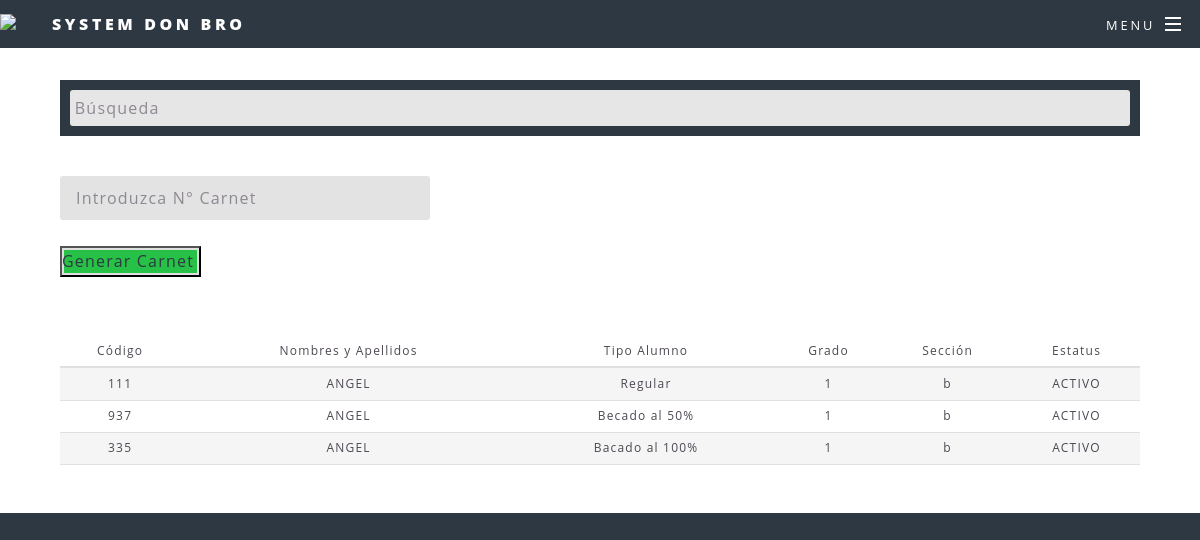
/Pantalla_carnet.php, run on the app's committed database.
### tables this page shows
CREATE TABLE `alumnos` (
  `id` int(10) NOT NULL,
  `nombre` varchar(50) DEFAULT NULL,
  `beca_id` tinyint(4) DEFAULT NULL,
  `celular` varchar(50) DEFAULT NULL,
  `seccion` varchar(10) DEFAULT NULL,
  `grado` varchar(10) DEFAULT NULL,
  `codigo` varchar(10) DEFAULT NULL,
  `observacion` text NOT NULL,
  `credito_comida` int(10) NOT NULL,
  `estatus` varchar(50) DEFAULT NULL
);

CREATE TABLE `becas` (
  `id` tinyint(3) NOT NULL,
  `nombre` varchar(50) NOT NULL,
  `precio_comida` double NOT NULL
);

### Pantalla_carnet.php (the view, shortened to what this page needs)
<?php
  $conexion=mysqli_connect('localhost','root','','servidor.cobro');
  $sql="SELECT a.codigo,a.nombre,b.nombre,a.grado,a.seccion,a.estatus
FROM alumnos a
INNER JOIN becas b ON a.beca_id=b.id
 ORDER BY grado ASC ,seccion ASC
 ";
  $stmt1 = mysqli_query($conexion, $sql);
?>
<!DOCTYPE HTML>
<html>
	<head>
		<link rel="stylesheet" href="assets/css/main.css" />
      </head>
	<body>
	   <div id="page-wrapper">
            <header id="header">
				<img name="imagen" src="images/logo.png" >
						<h1><a href="">System Don BRO</a></h1>
						<nav id="nav">
							<ul>
								<li class="special">
									<a href="#menu" class="menuToggle"><span>Menu</span></a>
								</li>
							</ul>
						</nav>
					</header>
					<article id="main">
						<section class="wrapper style5">
                         <div class="inner">
								<section>
									<h4 style="text-align: center;">Datos Iniciales</h4>
								<center>
                                     <div  onkeyup="saltar(event,'name')" class="derecha" id="buscar"><input  maxlength="20" type="search" class="light-table-filter" data-table="order-table" placeholder="Búsqueda "></div>
                                </center>
  	                                  <form method="post" action="Imprimir_Carnet.php">
										<div class="row uniform">
											<div class="8u 12u$(xsmall)">
												<input type="text"
												       name="name"
												       id="name"
												       value=""
												       placeholder="Introduzca N° Carnet "
												       maxlength="3" pattern="([0-9]{3,3})"
												       required oninput="validacion(this)"
												       onkeyup="saltar(event,'boton_8')"/>
											</div>
										   </div>
										   <br/>
										 <div class="12u$">
												<ul class="actions" style="text-align: left" >
												<li><input id="boton_8"
													       style="text-align:center"
													       name="boton_8"
													       type="button"
													       value="Generar Carnet "
													       class="principal"
													      ></li>
                                                </ul>
										</div>
										<br/>
					<center>
                        <div class="datagrid">
                           <table class="order-table table">
                               <thead>
                                  <tr class="titulo">
                                  <td>
                                      Código
                                  </td>
                                  <td>
                                      Nombres y Apellidos
                                  </td>
                                  <td>
                                      Tipo Alumno
                                  </td>
                                  <td>
                                      Grado
                                  </td>
                                  <td>
                                      Sección
                                  </td>
                                  <td>
                                      Estatus
                                  </td>
                                  </tr>
                               </thead>
                               <?PHP while( $row=mysqli_fetch_array($stmt1, MYSQLI_NUM)) {?>
                                   <tr>
                                     <td><?php echo $row['0']; ?></td>
                                     <td><?php echo $row['1']; ?></td>
                                     <td><?php echo $row['2']; ?></td>
                                     <td><?php echo $row['3']; ?></td>
                                     <td><?php echo $row['4']; ?></td>
                                     <td><?php echo $row['5']; ?></td>
                                   </tr>
                               <?PHP }?>
                          </table>
					    </article>
                     </div>
	</body>
</html>

### Pantalla_carnet.php (style rules this page uses)
table td { padding: 0.2em 0.2em; font-size: 12px; text-align: center; }
#boton_8 { background-color: #27c147; }
#name { width: 52%; }
#buscar { width: 100%; font-size: 20px; color: #2e3842; background: #2e3842 ; padding-left: 20px ; border-radius: 0px; padding: 10px; margin:0px; }
input[type="search"] { -webkit-appearance: none; -ms-appearance: none; appearance: none; background: rgba(238, 236, 236, 0.97); border-radius: 3px; border: none; color: inherit; display: block; outline: 0; padding: 0.3em; text-decoration: none; width: 100%; border-top: 100%; }

### data on the page
alumnos: codigo "111", nombre "ANGEL", beca.nombre "Regular", grado "1", seccion "b", estatus "ACTIVO"
alumnos: codigo "937", nombre "ANGEL", beca.nombre "Becado al 50%", grado "1", seccion "b", estatus "ACTIVO"
alumnos: codigo "335", nombre "ANGEL", beca.nombre "Bacado al 100%", grado "1", seccion "b", estatus "ACTIVO"
